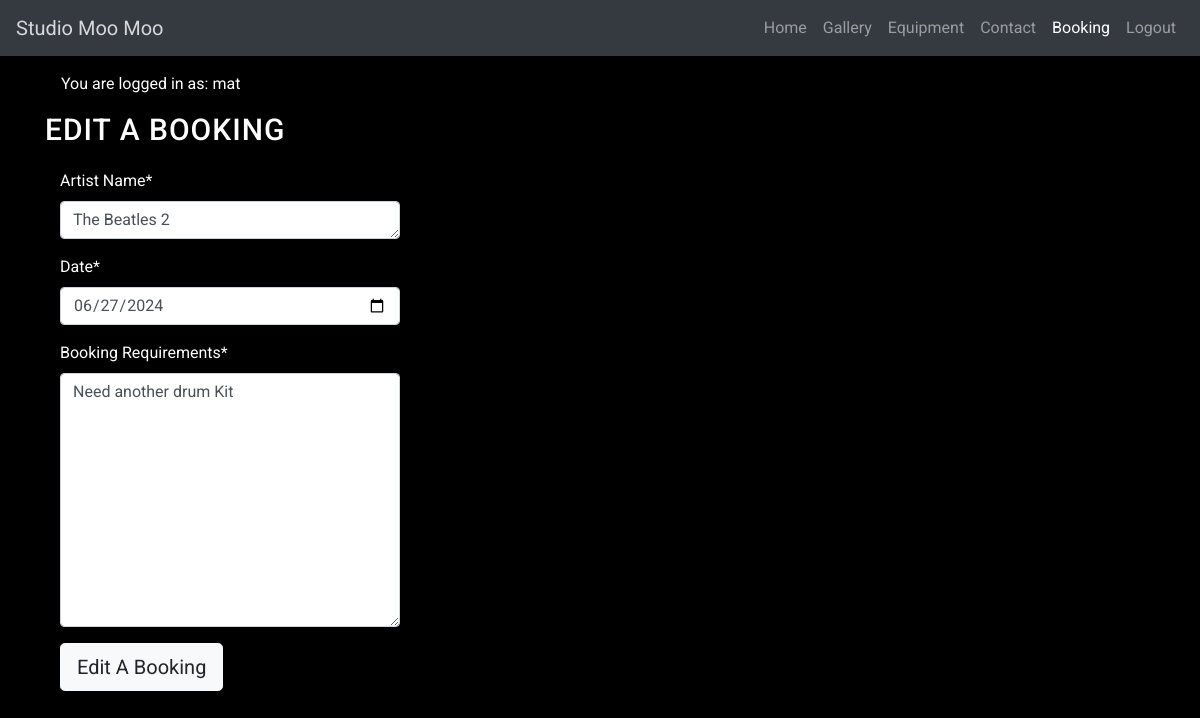
Page /edit_booking/3 (signed in) on the earlier database version.
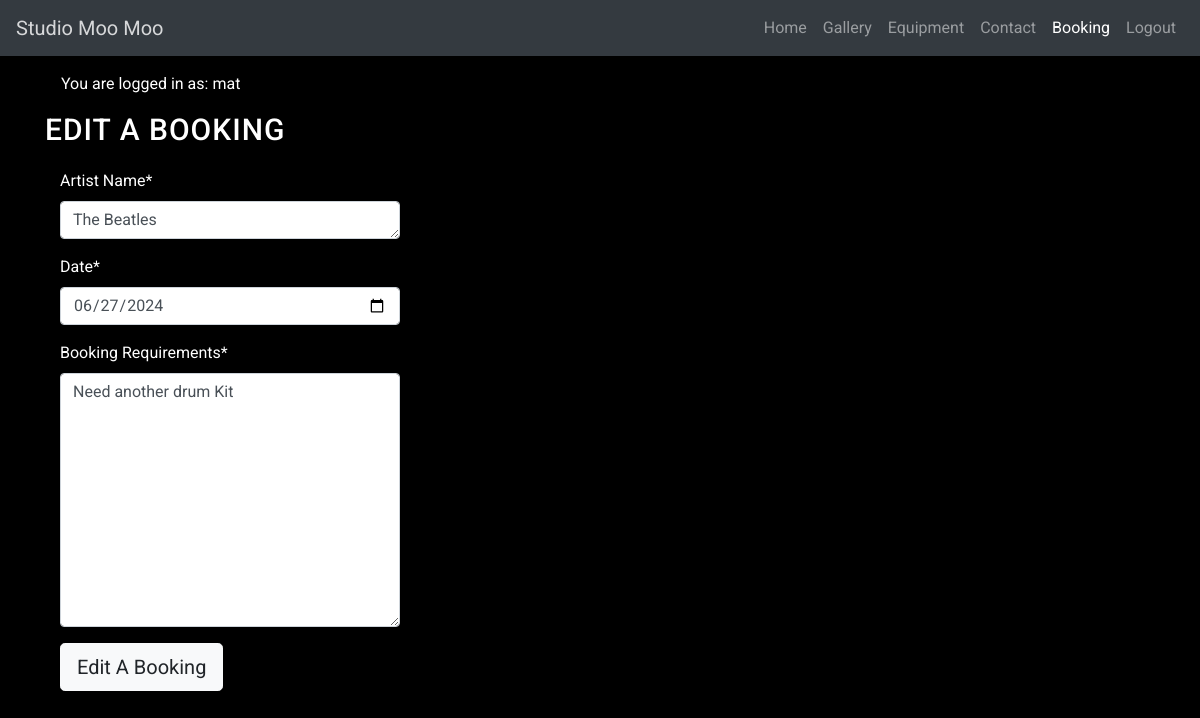
Same page on the later database version.
### booking/models.py (models this page shows, shortened)
class Booking(models.Model):
    user = models.ForeignKey(User, on_delete=models.CASCADE)
    Artist_Name = models.CharField(max_length=30)
    Date = models.DateField()
    start_time = models.TimeField()
    end_time = models.TimeField()
    Booking_Requirements = models.CharField(max_length=700)

### booking/views.py (the view, shortened to what this page needs)
# urls.py: path('edit_booking/<int:booking_id>', views.edit_booking, name='edit_booking'),
def edit_booking(request, booking_id):
    queryset = Booking.objects.all()
    booking = get_object_or_404(queryset, pk=booking_id)
    booking_form = BookingForm(instance=booking)
    return render(
        request,
        "booking/booking_edit.html",
        {
            'booking_form' : booking_form,
        },
    )

### booking/forms.py
class BookingForm(forms.ModelForm):
    class Meta:
        model = Booking
        fields = ('Artist_Name','Date','Booking_Requirements')
        widgets = {
            'Artist_Name': forms.Textarea(attrs={'cols': 60, 'rows': 1}),
            'Date': forms.TextInput(attrs={'type': 'date'}),
            'Booking_Requirements': forms.Textarea()
        }

### booking/templates/booking/booking_edit.html (shortened to what this page needs)
{% extends "base.html" %} {% block title %} Studio Moo Moo {% endblock %}
{% load static %}
{% load crispy_forms_tags %}
{% block content %}
<body>
    <main class="flex-shrink-0 main-bg">
        {% if user.is_authenticated %}
        <p class="text-end m-3">You are logged in as: {{ user }}</p>
        {% else %}
        <p class="text-end m-3">You are not logged in</p>
        {% endif %}
    <div>
        <h1>Edit a Booking</h1>
        <div class="col-md-4 mb-4 mt-3">
          <div>
            {% if user.is_authenticated %}
            <form id="bookingForm" method="post"
              style="margin-top: 1.3em;">
              {{ booking_form | crispy }}
              <button id="BookingButton" type="submit"
                class="btn btn-lg btn-light">Edit A Booking</button>
            </form>
            {% else %}
            <p>Log in to make a booking</p>
            {% endif %}
          </div>
        </div>
    </div>
</body>
</html>
{% endblock %}

Differences in the rows shown:
changed Booking "Need another drum Kit": Artist_Name "The Beatles 2" → "The Beatles"
